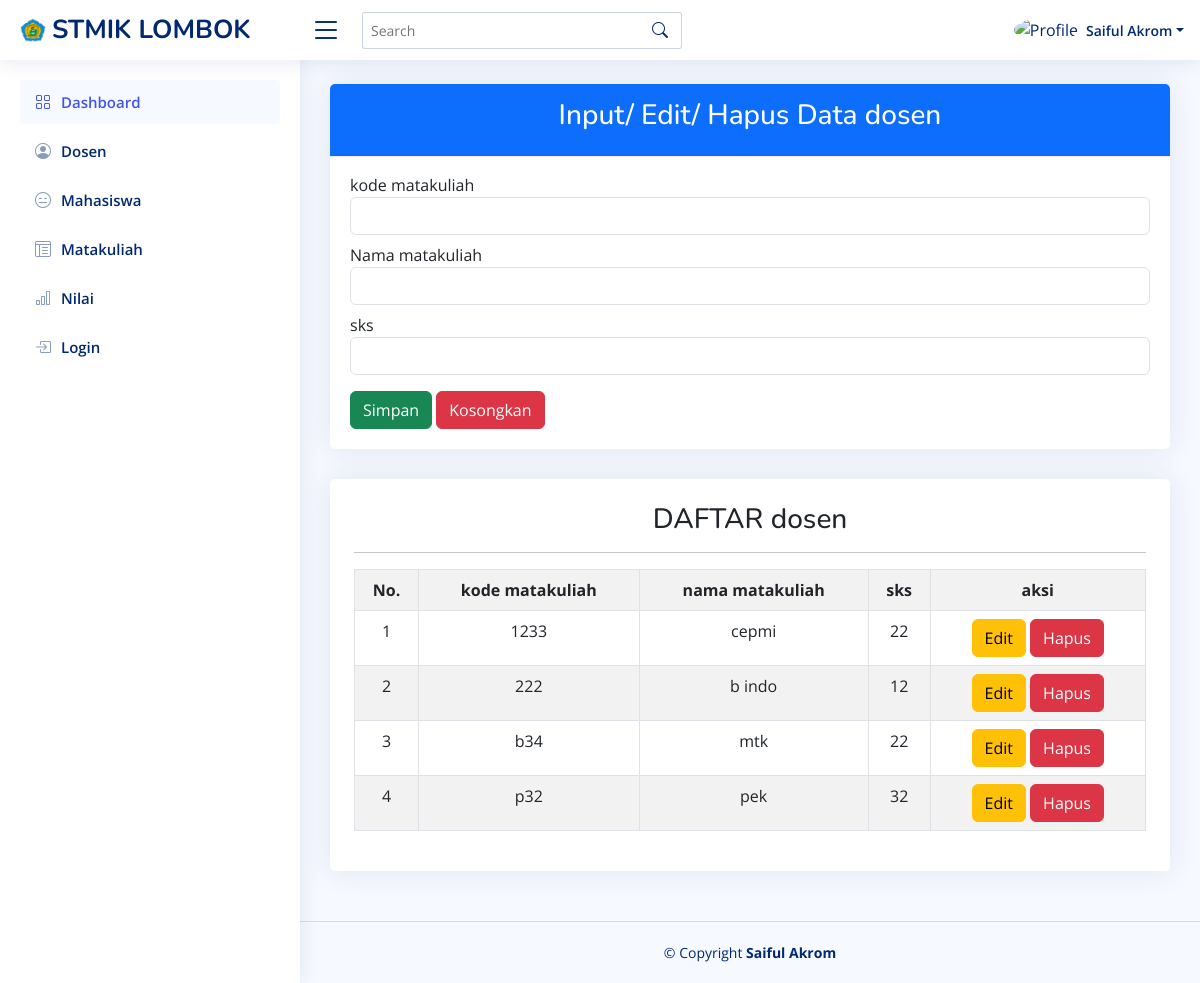
Screenshot of /?page=matakuliah with the database file from the repository.
### tables this page shows
CREATE TABLE `matakuliah` (
  `kode_matakuliah` varchar(11) NOT NULL,
  `nama_matakuliah` varchar(25) NOT NULL,
  `sks` int(3) NOT NULL
);

### page/matakuliah.php (the view, shortened to what this page needs)
<?php
include('C:\xampp\htdocs\app\koneksi.php');
?>
<form action="" method="POST">
    <div class="card mt-1">
        <div class="card-header bg-primary text-white text-center">
            <h3>Input/ Edit/ Hapus Data dosen</h3>
        </div>
        <div class="card-body">
            <div class="form-group pt-3">
                <label>kode matakuliah</label>
                <input type="text" name="kode" value="<?= @$vkode ?>" class="form-control">
            </div>
            <div class="form-group pt-2">
                <label>Nama matakuliah</label>
                <input type="text" name="nama" value="<?= @$vnama ?>" class="form-control">
            </div>
            <div class="form-group pt-2">
                <label>sks</label>
                <input type="text" name="sks" value="<?= @$vsks ?>" class="form-control">
            </div>
            <div class="pt-3">
                <button type="submit" class="btn btn-success " name="bsimpan">Simpan</button>
                <button type="reset" class="btn btn-danger" name="breset">Kosongkan</button>
            </div>
        </div>
    </div>
</form>
<div class="card">
    <div class="card-body pt-3">
        <div class="col-md-15 p-1 pt-2 text-center">
            <h3>DAFTAR dosen</h3>
            <hr>
            <table class="table table-bordered table-striped text-center">
                <tr>
                    <th>No.</th>
                    <th>kode matakuliah</th>
                    <th>nama matakuliah</th>
                    <th>sks</th>
                    <th>aksi</th>
                </tr>
                <?php
                $no = 1;
                $tampil = mysqli_query($conn, "SELECT * FROM matakuliah");
                while ($data = mysqli_fetch_array($tampil)) :
                ?>
                    <tr>
                        <td><?= $no++; ?></td>
                        <td><?= $data['kode_matakuliah'] ?></td>
                        <td><?= $data['nama_matakuliah'] ?></td>
                        <td><?= $data['sks'] ?></td>
                        <td>
                        <a href="index.php?page=matakuliah&hal=edit&id=<?= $data['kode_matakuliah'] ?>" class="btn btn-warning"> Edit </a>
                        <a href="index.php?page=matakuliah&hal=hapus&id=<?= $data['kode_matakuliah'] ?>" onclick="return confirm('Apakah yakin ingin menghapus data ini?')" class="btn btn-danger"> Hapus </a>
                    </tr>
                <?php endwhile;
                ?>
            </table>
        </div>
    </div>
</div>

### index.php (shortened to what this page needs)
<!DOCTYPE html>
<html lang="en">
<head>
  <link href="assets/vendor/bootstrap/css/bootstrap.min.css" rel="stylesheet">
  <link href="assets/vendor/bootstrap-icons/bootstrap-icons.css" rel="stylesheet">
  <link href="assets/vendor/boxicons/css/boxicons.min.css" rel="stylesheet">
  <link href="assets/vendor/quill/quill.snow.css" rel="stylesheet">
  <link href="assets/vendor/quill/quill.bubble.css" rel="stylesheet">
  <link href="assets/vendor/remixicon/remixicon.css" rel="stylesheet">
  <link href="assets/vendor/simple-datatables/style.css" rel="stylesheet">
  <link href="assets/css/style.css" rel="stylesheet">
</head>
<body>
  <header id="header" class="header fixed-top d-flex align-items-center">
    <div class="d-flex align-items-center justify-content-between">
      <a href="#" class="logo d-flex align-items-center">
        <img src="assets/img/a.jpg" alt="">
        <span class="d-none d-lg-block">STMIK LOMBOK</span>
      </a>
      <i class="bi bi-list toggle-sidebar-btn"></i>
    </div>
    <div class="search-bar">
      <form class="search-form d-flex align-items-center" method="POST" action="#">
        <input type="text" name="query" placeholder="Search" title="Enter search keyword">
        <button type="submit" title="Search"><i class="bi bi-search"></i></button>
      </form>
    </div>
    <nav class="header-nav ms-auto">
      <ul class="d-flex align-items-center">
        <li class="nav-item dropdown pe-3">
          <a class="nav-link nav-profile d-flex align-items-center pe-0" href="#" data-bs-toggle="dropdown">
            <img src="assets/img/pek.jpg" alt="Profile" class="rounded-circle">
            <span class="d-none d-md-block dropdown-toggle ps-2">Saiful Akrom</span>
          </a>
        </li>
      </ul>
    </nav>
  </header>
  <aside id="sidebar" class="sidebar">
    <ul class="sidebar-nav" id="sidebar-nav">
      <li class="nav-item">
        <a class="nav-link" href="?page=home">
          <i class="bi bi-grid"></i>
          <span>Dashboard</span>
        </a>
      </li>
      <li class="nav-item">
        <a class="nav-link collapsed"  href="?page=dosen">
          <i class="bi bi-person-circle"></i><span>Dosen</span>
        </a>
      </li>
      <li class="nav-item">
        <a class="nav-link collapsed"  href="?page=mahasiswa">
          <i class="bi bi-emoji-expressionless"></i><span>Mahasiswa</span>
        </a>
      </li>
      <li class="nav-item">
        <a class="nav-link collapsed"  href="?page=matakuliah">
          <i class="bi bi-layout-text-window-reverse"></i><span>Matakuliah</span>
        </a>
      </li>
      <li class="nav-item">
        <a class="nav-link collapsed"  href="?page=perkuliahan">
          <i class="bi bi-bar-chart"></i><span>Nilai</span>
        </a>
      </li>
      <li class="nav-item">
        <a class="nav-link collapsed" href="#">
          <i class="bi bi-box-arrow-in-right"></i>
          <span>Login</span>
        </a>
      </li>
    </ul>
  </aside>
  <main id="main" class="main">
  <?php
    if (isset($_GET['page'])){
      @$page = $_GET['page'];
      switch ($page) {
        case 'matakuliah':
          include "page/matakuliah.php";
          break;
      }
    } else {
      include "page/home.php";
    }
  ?>
  </main>
  <footer id="footer" class="footer">
    <div class="copyright">
      &copy; Copyright <strong><span>Saiful Akrom</span></strong>
    </div>
  </footer>
</body>
</html>

### assets/css/style.css (style rules this page uses)
:root { scroll-behavior: smooth; }
body { font-family: "Open Sans", sans-serif; background: #f6f9ff; color: #444444; }
a { color: #4154f1; text-decoration: none; }
h1, h2, h3, h4, h5, h6 { font-family: "Nunito", sans-serif; }
#main { margin-top: 60px; padding: 20px 30px; transition: all 0.3s; }
.card { margin-bottom: 30px; border: none; border-radius: 5px; box-shadow: 0px 0 30px rgba(1, 41, 112, 0.1); }
.card-header, .card-footer { border-color: #ebeef4; background-color: #fff; color: #798eb3; padding: 15px; }
.card-body { padding: 0 20px 20px 20px; }
.logo { line-height: 1; }
@media (min-width: 1200px) { .logo { width: 280px; } }
.logo img { max-height: 26px; margin-right: 6px; }
.logo span { font-size: 26px; font-weight: 700; color: #012970; font-family: "Nunito", sans-serif; }
.header { transition: all 0.5s; z-index: 997; height: 60px; box-shadow: 0px 2px 20px rgba(1, 41, 112, 0.1); background-color: #fff; padding-left: 20px; }
.header .toggle-sidebar-btn { font-size: 32px; padding-left: 10px; cursor: pointer; color: #012970; }
.header .search-bar { min-width: 360px; padding: 0 20px; }
.header .search-form { width: 100%; }
.header .search-form input { border: 0; font-size: 14px; color: #012970; border: 1px solid rgba(1, 41, 112, 0.2); padding: 7px 38px 7px 8px; border-radius: 3px; transition: 0.3s; width: 100%; }
.header .search-form button { border: 0; padding: 0; margin-left: -30px; background: none; }
.header .search-form button i { color: #012970; }
.header-nav ul { list-style: none; }
.header-nav>ul { margin: 0; padding: 0; }
.header-nav .nav-profile { color: #012970; }
.header-nav .nav-profile img { max-height: 36px; }
.header-nav .nav-profile span { font-size: 14px; font-weight: 600; }
.sidebar { position: fixed; top: 60px; left: 0; bottom: 0; width: 300px; z-index: 996; transition: all 0.3s; padding: 20px; overflow-y: auto; scrollbar-width: thin; scrollbar-color: #aab7cf transparent; box-shadow: 0px 0px 20px rgba(1, 41, 112, 0.1); background-color: #fff; }
@media (min-width: 1200px) { #main, #footer { margin-left: 300px; } }
.sidebar-nav { padding: 0; margin: 0; list-style: none; }
.sidebar-nav li { padding: 0; margin: 0; list-style: none; }
.sidebar-nav .nav-item { margin-bottom: 5px; }
.sidebar-nav .nav-link { display: flex; align-items: center; font-size: 15px; font-weight: 600; color: #4154f1; transition: 0.3; background: #f6f9ff; padding: 10px 15px; border-radius: 4px; }
.sidebar-nav .nav-link i { font-size: 16px; margin-right: 10px; color: #4154f1; }
.sidebar-nav .nav-link.collapsed { color: #012970; background: #fff; }
.sidebar-nav .nav-link.collapsed i { color: #899bbd; }
.footer { padding: 20px 0; font-size: 14px; transition: all 0.3s; border-top: 1px solid #cddfff; }
.footer .copyright { text-align: center; color: #012970; }

### rows the page displays
matakuliah: kode_matakuliah "1233", nama_matakuliah "cepmi", sks "22"
matakuliah: kode_matakuliah "222", nama_matakuliah "b indo", sks "12"
matakuliah: kode_matakuliah "b34", nama_matakuliah "mtk", sks "22"
matakuliah: kode_matakuliah "p32", nama_matakuliah "pek", sks "32"
